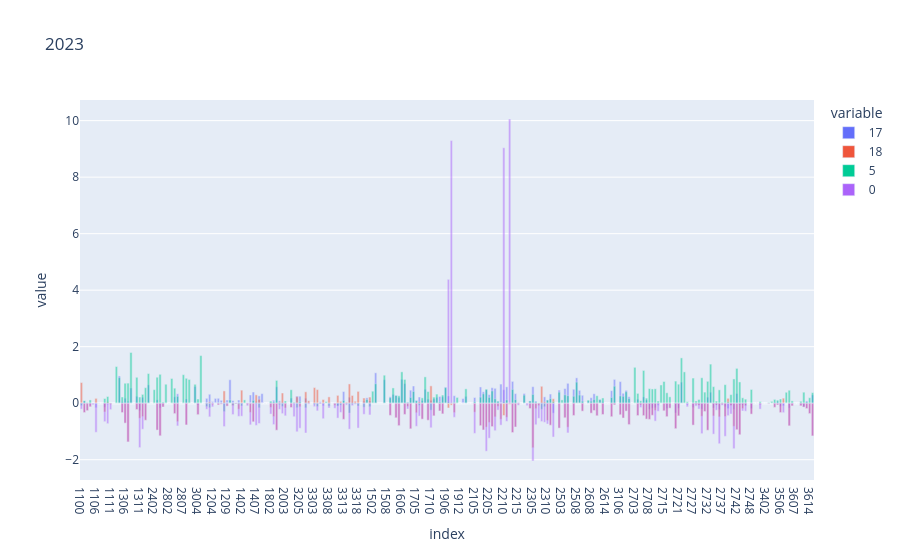

Notebook code cell kept with this figure:
### Code cell
df = df_baricenters.sub(df_baricenter_global.global_prob, axis=0).div(df_prob_yearly.xs(year, level=1).std(), axis=0)

px.bar(df, x=df.index, y=df.columns.astype(int), barmode="overlay", title=year)

### Figure 1 — Plotly figure (JSON) as saved in the notebook; plotly's stock layout.template omitted (floating-point values rounded to 4 significant figures; data arrays with more than 128 entries replaced by an {"elided": "..."} marker saying what was removed)
{"data": [{"hovertemplate": "variable=17<br>index=%{x}<br>value=%{y}<extra></extra>", "legendgroup": "17", "marker": {"color": "#636efa", "opacity": 0.5, "pattern": {"shape": ""}}, "name": "17", "orientation": "v", "showlegend": true, "textposition": "auto", "type": "bar", "x": {"elided": "252 str values"}, "xaxis": "x", "y": {"elided": "252 float values"}, "yaxis": "y"}, {"hovertemplate": "variable=18<br>index=%{x}<br>value=%{y}<extra></extra>", "legendgroup": "18", "marker": {"color": "#EF553B", "opacity": 0.5, "pattern": {"shape": ""}}, "name": "18", "orientation": "v", "showlegend": true, "textposition": "auto", "type": "bar", "x": {"elided": "252 str values"}, "xaxis": "x", "y": {"elided": "252 float values"}, "yaxis": "y"}, {"hovertemplate": "variable=5<br>index=%{x}<br>value=%{y}<extra></extra>", "legendgroup": "5", "marker": {"color": "#00cc96", "opacity": 0.5, "pattern": {"shape": ""}}, "name": "5", "orientation": "v", "showlegend": true, "textposition": "auto", "type": "bar", "x": {"elided": "252 str values"}, "xaxis": "x", "y": {"elided": "252 float values"}, "yaxis": "y"}, {"hovertemplate": "variable=0<br>index=%{x}<br>value=%{y}<extra></extra>", "legendgroup": "0", "marker": {"color": "#ab63fa", "opacity": 0.5, "pattern": {"shape": ""}}, "name": "0", "orientation": "v", "showlegend": true, "textposition": "auto", "type": "bar", "x": {"elided": "252 str values"}, "xaxis": "x", "y": {"elided": "252 float values"}, "yaxis": "y"}], "layout": {"barmode": "overlay", "legend": {"title": {"text": "variable"}, "tracegroupgap": 0}, "title": {"text": "2023"}, "xaxis": {"anchor": "y", "domain": [0, 1], "title": {"text": "index"}}, "yaxis": {"anchor": "x", "domain": [0, 1], "title": {"text": "value"}}}}
